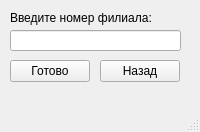
<?xml version="1.0" encoding="UTF-8"?>
<ui version="4.0">
 <class>MainWindow</class>
 <widget class="QMainWindow" name="MainWindow">
  <property name="geometry">
   <rect>
    <x>0</x>
    <y>0</y>
    <width>200</width>
    <height>132</height>
   </rect>
  </property>
  <property name="windowTitle">
   <string>MainWindow</string>
  </property>
  <widget class="QWidget" name="centralwidget">
   <widget class="QLabel" name="label">
    <property name="geometry">
     <rect>
      <x>10</x>
      <y>10</y>
      <width>171</width>
      <height>16</height>
     </rect>
    </property>
    <property name="text">
     <string>Введите номер филиала:</string>
    </property>
   </widget>
   <widget class="QLineEdit" name="filial_id_text">
    <property name="geometry">
     <rect>
      <x>10</x>
      <y>30</y>
      <width>171</width>
      <height>21</height>
     </rect>
    </property>
   </widget>
   <widget class="QPushButton" name="filial_done">
    <property name="geometry">
     <rect>
      <x>10</x>
      <y>60</y>
      <width>80</width>
      <height>22</height>
     </rect>
    </property>
    <property name="text">
     <string>Готово</string>
    </property>
   </widget>
   <widget class="QPushButton" name="back">
    <property name="geometry">
     <rect>
      <x>100</x>
      <y>60</y>
      <width>80</width>
      <height>22</height>
     </rect>
    </property>
    <property name="text">
     <string>Назад</string>
    </property>
   </widget>
  </widget>
  <widget class="QMenuBar" name="menubar">
   <property name="geometry">
    <rect>
     <x>0</x>
     <y>0</y>
     <width>200</width>
     <height>21</height>
    </rect>
   </property>
  </widget>
  <widget class="QStatusBar" name="statusbar"/>
 </widget>
 <resources/>
 <connections/>
</ui>
